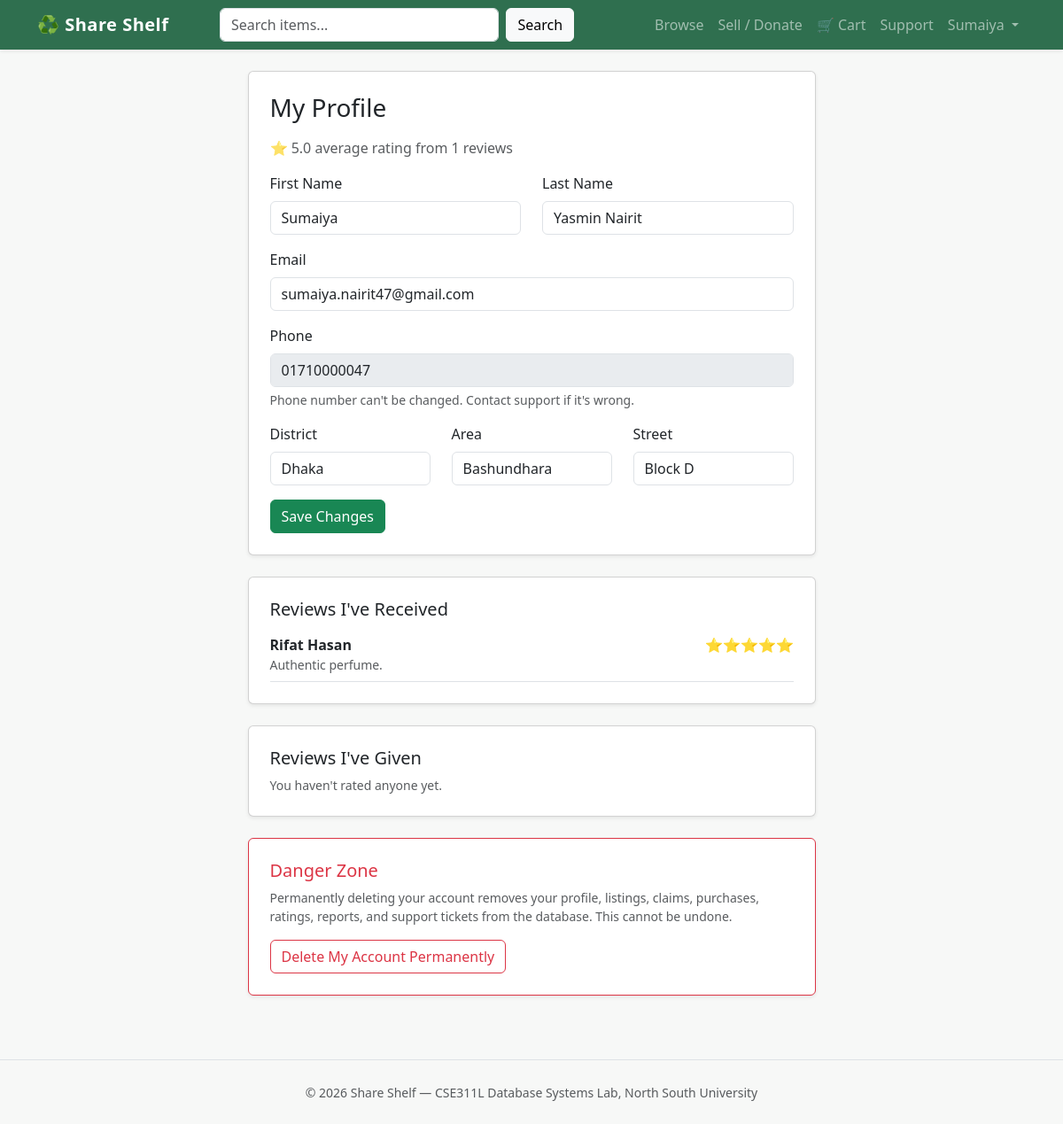
Page /share_shelf/profile.php (signed in) on the committed database.
### tables this page shows
CREATE TABLE `user` (
  `User_ID` int(11) NOT NULL AUTO_INCREMENT,
  `First_Name` varchar(50) NOT NULL,
  `Last_Name` varchar(50) DEFAULT NULL,
  `Email` varchar(255) DEFAULT NULL,
  `Phone` varchar(15) NOT NULL,
  `Password` varchar(50) NOT NULL,
  `District` varchar(50) NOT NULL,
  `Area` varchar(50) NOT NULL,
  `Street` varchar(50) NOT NULL,
  `Is_Banned` tinyint(1) NOT NULL DEFAULT 0,
  `Is_Deleted` tinyint(1) NOT NULL DEFAULT 0,
  PRIMARY KEY (`User_ID`),
  UNIQUE KEY `uq_user_phone` (`Phone`),
  UNIQUE KEY `uq_user_email` (`Email`)
);

CREATE TABLE `rating` (
  `Rating_ID` int(11) NOT NULL AUTO_INCREMENT,
  `From_User_ID` int(11) NOT NULL,
  `To_User_ID` int(11) NOT NULL,
  `Score` int(11) NOT NULL,
  `Comment` varchar(255) DEFAULT NULL,
  `Rating_Date` date NOT NULL,
  PRIMARY KEY (`Rating_ID`),
  KEY `From_User_ID` (`From_User_ID`),
  KEY `To_User_ID` (`To_User_ID`)
);

### share_shelf/includes/auth.php (called while the page is built, shortened)
<?php
function current_user_id() {
    return $_SESSION['user_id'] ?? null;
}

### share_shelf/profile.php (the view, shortened to what this page needs)
<?php
require "config/db.php";
require "includes/auth.php";
$user_id = current_user_id();
$stmt = mysqli_prepare($conn, "SELECT * FROM user WHERE User_ID = ?");
mysqli_stmt_bind_param($stmt, "i", $user_id);
mysqli_stmt_execute($stmt);
$user = mysqli_stmt_get_result($stmt)->fetch_assoc();
$ratingRow = mysqli_query($conn, "SELECT AVG(Score) avg_score, COUNT(*) cnt FROM rating WHERE To_User_ID = $user_id")->fetch_assoc();
$reviewsReceived = mysqli_query($conn, "
    SELECT r.*, u.First_Name, u.Last_Name FROM rating r
    JOIN user u ON r.From_User_ID = u.User_ID
    WHERE r.To_User_ID = $user_id ORDER BY r.Rating_Date DESC
");
$reviewsGiven = mysqli_query($conn, "
    SELECT r.*, u.First_Name, u.Last_Name FROM rating r
    JOIN user u ON r.To_User_ID = u.User_ID
    WHERE r.From_User_ID = $user_id ORDER BY r.Rating_Date DESC
");
include "includes/header.php";
?>
<div class="row justify-content-center">
  <div class="col-md-7">
    <div class="card shadow-sm p-4 mb-4">
      <h3 class="mb-3">My Profile</h3>
      <p class="text-muted">
        <?php if ($ratingRow['cnt'] > 0): ?>
          ⭐ <?= number_format($ratingRow['avg_score'], 1) ?> average rating from <?= $ratingRow['cnt'] ?> reviews
        <?php else: ?>
          No ratings received yet
        <?php endif; ?>
      </p>
      <form method="post">
        <div class="row">
          <div class="col-md-6 mb-3">
            <label class="form-label">First Name</label>
            <input type="text" name="first_name" class="form-control" value="<?= htmlspecialchars($user['First_Name']) ?>" required>
          </div>
          <div class="col-md-6 mb-3">
            <label class="form-label">Last Name</label>
            <input type="text" name="last_name" class="form-control" value="<?= htmlspecialchars($user['Last_Name']) ?>">
          </div>
        </div>
        <div class="mb-3">
          <label class="form-label">Email</label>
          <input type="email" name="email" class="form-control" value="<?= htmlspecialchars($user['Email']) ?>">
        </div>
        <div class="mb-3">
          <label class="form-label">Phone</label>
          <input type="text" class="form-control" value="<?= htmlspecialchars($user['Phone']) ?>" disabled>
          <div class="form-text">Phone number can't be changed. Contact support if it's wrong.</div>
        </div>
        <div class="row">
          <div class="col-md-4 mb-3">
            <label class="form-label">District</label>
            <input type="text" name="district" class="form-control" value="<?= htmlspecialchars($user['District']) ?>" required>
          </div>
          <div class="col-md-4 mb-3">
            <label class="form-label">Area</label>
            <input type="text" name="area" class="form-control" value="<?= htmlspecialchars($user['Area']) ?>" required>
          </div>
          <div class="col-md-4 mb-3">
            <label class="form-label">Street</label>
            <input type="text" name="street" class="form-control" value="<?= htmlspecialchars($user['Street']) ?>" required>
          </div>
        </div>
        <button class="btn btn-success" type="submit">Save Changes</button>
      </form>
    </div>
    <div class="card shadow-sm p-4 mb-4">
      <h5>Reviews I've Received</h5>
      <?php while ($r = mysqli_fetch_assoc($reviewsReceived)): ?>
        <div class="border-bottom py-2">
          <div class="d-flex justify-content-between">
            <strong><?= htmlspecialchars($r['First_Name'] . ' ' . $r['Last_Name']) ?></strong>
            <span><?= str_repeat('⭐', (int)$r['Score']) ?></span>
          </div>
          <div class="small text-muted"><?= htmlspecialchars($r['Comment']) ?></div>
        </div>
      <?php endwhile; ?>
    </div>
    <div class="card shadow-sm p-4 mb-4">
      <h5>Reviews I've Given</h5>
      <?php if (mysqli_num_rows($reviewsGiven) === 0): ?>
        <p class="text-muted small mb-0">You haven't rated anyone yet.</p>
      <?php endif; ?>
    </div>
    <div class="card shadow-sm p-4 border-danger">
      <h5 class="text-danger">Danger Zone</h5>
      <p class="small text-muted">Permanently deleting your account removes your profile, listings, claims, purchases, ratings, reports, and support tickets from the database. This cannot be undone.</p>
      <form method="post" onsubmit="return confirm('Are you sure you want to permanently delete your account and all associated data? This cannot be undone.')">
        <button type="submit" name="delete_account" value="1" class="btn btn-outline-danger">Delete My Account Permanently</button>
      </form>
    </div>
  </div>
</div>
<?php include "includes/footer.php"; ?>

### share_shelf/css/style.css (style rules this page uses)
body { background-color: #f7f8f7; }

### rows in the picture
user: first_name "Sumaiya", last_name "Yasmin Nairit", email "sumaiya.nairit47@gmail.com", Phone "01710000047", district "Dhaka", area "Bashundhara", street "Block D"
rating: From_User_ID.Last_Name "Rifat Hasan", Score "⭐⭐⭐⭐⭐", Comment "Authentic perfume."

### other values in the picture
$_SESSION['user_name'] "Sumaiya"
$ratingRow['avg_score'] "5.0"
$ratingRow['cnt'] "1"
